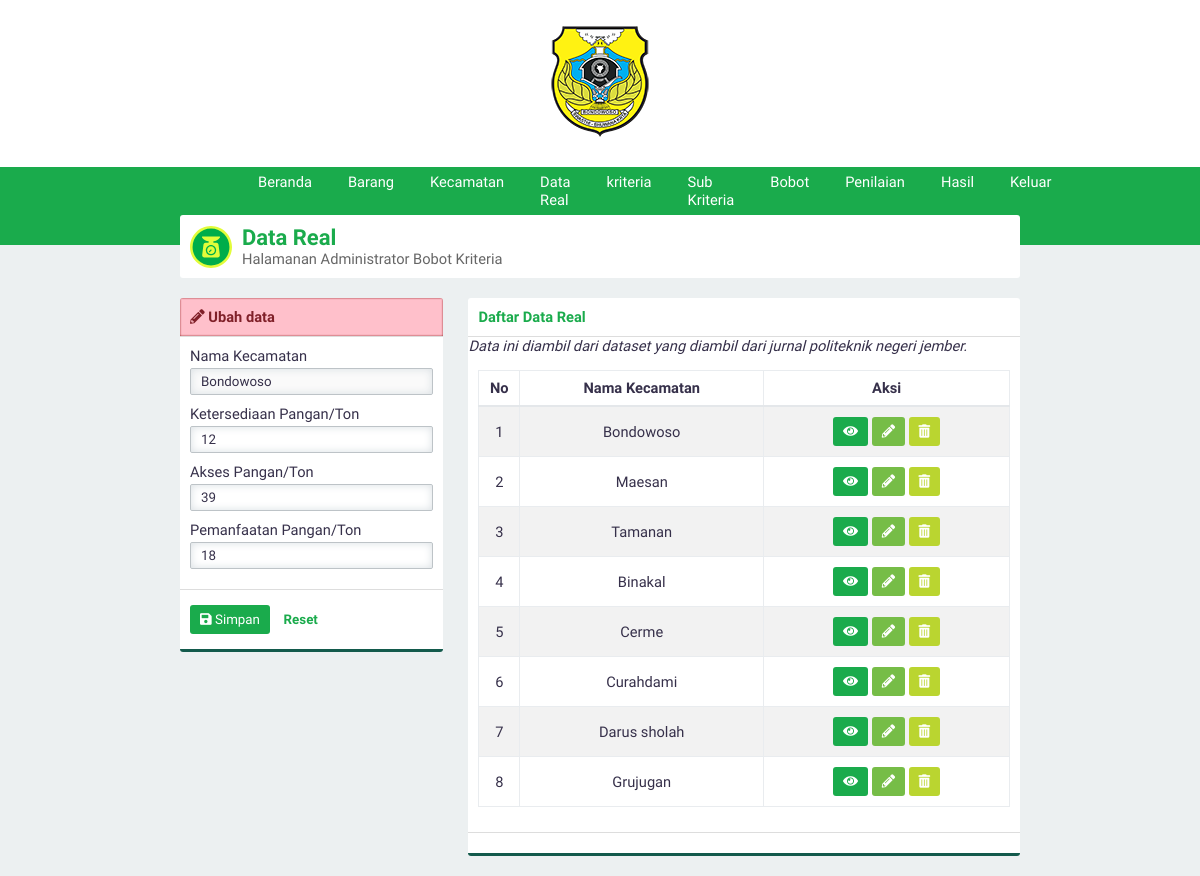
The page /?page=datareal&aksi=ubah&id=9 (signed in) on the database its author committed.
### tables this page shows
CREATE TABLE `supplier` (
  `id_supplier` int(3) NOT NULL,
  `namaSupplier` varchar(30) NOT NULL
);

CREATE TABLE `datareal` (
  `id_datareal` int(3) NOT NULL,
  `id_supplier` int(3) NOT NULL,
  `id_kriteria` int(3) NOT NULL,
  `nilai_real` int(10) NOT NULL
);

CREATE TABLE `kriteria` (
  `id_kriteria` int(3) NOT NULL,
  `namaKriteria` varchar(30) NOT NULL,
  `sifat` enum('Benefit','Cost') NOT NULL
);

### page/ubahdatareal2.php (the view, shortened to what this page needs)
<?php
$id = htmlspecialchars(@$_GET['id']);
$querylihat = "SELECT id_supplier,nilai_real,id_datareal,kriteria.namaKriteria AS namaKriteria FROM datareal INNER JOIN kriteria USING(id_kriteria) WHERE id_supplier='$id'";
?>
<div class="panel-top panel-top-edit">
    <b><i class="fa fa-pencil-alt"></i> Ubah data</b>
</div>
<form id="form" action="./proses/prosesubah.php" method="POST">
    <div class="panel-middle">
        <div class="group-input">
            <div class="group-input">
                <?php
                $query = "SELECT namaSupplier FROM supplier WHERE id_supplier='$id'";
                $execute = $konek->query($query);
                $data = $execute->fetch_array(MYSQLI_ASSOC);
                ?>
                <div class="group-input">
                    <label for="jenisbarang">Nama Kecamatan</label>
                    <input class="form-custom" value="<?php echo $data['namaSupplier']; ?>" disabled type="text" autocomplete="off" required name="supplier" id="supplier">
                </div>
            </div>
        </div>
        <?php
        $execute2 = $konek->query($querylihat);
        while ($data = $execute2->fetch_array(MYSQLI_ASSOC)) {
            echo "<div class=\"group-input\">
                    <label for=\"$data[namaKriteria]\">$data[namaKriteria]/Ton</label>
                    <input type='hidden' value=\"$data[id_datareal]\" name=\"id[]\">
                    <input type=\"number\" class=\"form-custom\"required autocomplete=\"off\" value=\"$data[nilai_real]\" placeholder=\"$data[namaKriteria]\" id=\"$data[namaKriteria]\" name=\"datareal[]\">
                    ";
            echo "
            </div>
                ";
        }
        ?>
    </div>
    <div class="panel-bottom">
        <button type="submit" id="buttonsimpan" class="btn btn-green"><i class="fa fa-save"></i> Simpan</button>
        <button type="reset" id="buttonreset" class="btn btn-second">Reset</button>
    </div>
</form>

### asset/css/style.css (style rules this page uses)
* { padding: 0; margin: 0; font-family: 'Work Sans', sans-serif; color: #36304A; font-weight: 500; letter-spacing: normal; }
b, h1, h2, h3, h4, h5 { padding: 0; font-weight: 600 !important; margin: 0.83em 0em; }
input, select { border: none; width: 100%; }
.form-custom { padding: 5px 10px; border: solid 1px #BDC3C7; -webkit-border-radius: 2px; -moz-border-radius: 2px; border-radius: 2px; box-sizing: border-box; box-shadow: inset 0 0 8px #d9dfe3; margin: 3px 0 10px 0; }
.btn { border: none; -webkit-padding: 7px 10px; -o-padding: 7px 10px; -moz-padding: 7px 10px; padding: 7px 10px; border-radius: 3px; margin: 5px 0px; display: inline-block; cursor: pointer; font-size: 10pt !important; }
.btn i { color: white !important; }
.btn-green { background-color: #1aab4c; color: white !important; }
.btn-second { background-color: transparent; color: #1aab4c; font-weight: 600; }
.panel-top-edit { background-color: #ffc0cb; box-shadow: inset 0px 0px 2px #800000; color: #802029; }
.panel-top-edit b, .panel-top-edit i { color: #802029; }
.panel-top { padding: 10px; box-sizing: padding-box; border-bottom: solid 1px #dddddd; }
.panel-middle { padding: 10px; box-sizing: padding-box; }
.panel-bottom { padding: 10px; border-bottom: solid 3px #135a4c; border-top: solid 1px #dddddd; }
body { background-color: #ECF0F1; display: flex; width: 100vw; height: 100vh; align-items: center; flex-direction: column; overflow-x: hidden; font-size: 11pt; }

### rows shown on the page
supplier: supplier "Bondowoso"
datareal: id_kriteria.namaKriteria "Ketersediaan Pangan", nilai_real "12"
datareal: id_kriteria.namaKriteria "Akses Pangan", nilai_real "39"
datareal: id_kriteria.namaKriteria "Pemanfaatan Pangan", nilai_real "18"

### other values the page prints
$data[namaSupplier] "Bondowoso"
$data[namaSupplier] "Maesan"
$data[namaSupplier] "Tamanan"
$data[namaSupplier] "Binakal"
$data[namaSupplier] "Cerme"
$data[namaSupplier] "Curahdami"
$data[namaSupplier] "Darus sholah"
$data[namaSupplier] "Grujugan"
